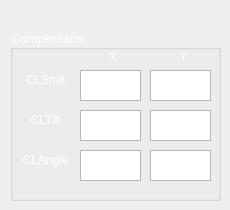
    <widget class="QWidget" name="tab_3">
     <attribute name="title">
      <string>Compensators</string>
     </attribute>
     <widget class="QGroupBox" name="groupBox_3">
      <property name="geometry">
       <rect>
        <x>10</x>
        <y>30</y>
        <width>211</width>
        <height>171</height>
       </rect>
      </property>
      <property name="styleSheet">
       <string notr="true">color: rgb(255, 255, 255);</string>
      </property>
      <property name="title">
       <string>Compensator</string>
      </property>
      <widget class="QLabel" name="label_30">
       <property name="geometry">
        <rect>
         <x>10</x>
         <y>40</y>
         <width>51</width>
         <height>20</height>
        </rect>
       </property>
       <property name="text">
        <string>CLShift</string>
       </property>
       <property name="alignment">
        <set>Qt::AlignCenter</set>
       </property>
      </widget>
      <widget class="QLabel" name="label_25">
       <property name="geometry">
        <rect>
         <x>80</x>
         <y>20</y>
         <width>47</width>
         <height>13</height>
        </rect>
       </property>
       <property name="text">
        <string>X</string>
       </property>
       <property name="alignment">
        <set>Qt::AlignCenter</set>
       </property>
      </widget>
      <widget class="QLabel" name="label_31">
       <property name="geometry">
        <rect>
         <x>150</x>
         <y>20</y>
         <width>47</width>
         <height>13</height>
        </rect>
       </property>
       <property name="text">
        <string>Y</string>
       </property>
       <property name="alignment">
        <set>Qt::AlignCenter</set>
       </property>
      </widget>
      <widget class="QLabel" name="label_32">
       <property name="geometry">
        <rect>
         <x>10</x>
         <y>80</y>
         <width>51</width>
         <height>20</height>
        </rect>
       </property>
       <property name="text">
        <string>CLTilt</string>
       </property>
       <property name="alignment">
        <set>Qt::AlignCenter</set>
       </property>
      </widget>
      <widget class="QLabel" name="label_33">
       <property name="geometry">
        <rect>
         <x>10</x>
         <y>120</y>
         <width>51</width>
         <height>20</height>
        </rect>
       </property>
       <property name="text">
        <string>CLAngle</string>
       </property>
       <property name="alignment">
        <set>Qt::AlignCenter</set>
       </property>
      </widget>
      <widget class="QTextEdit" name="CLTILTY">
       <property name="geometry">
        <rect>
         <x>140</x>
         <y>80</y>
         <width>61</width>
         <height>31</height>
        </rect>
       </property>
       <property name="styleSheet">
        <string notr="true">color: rgb(255, 255, 255);</string>
       </property>
      </widget>
      <widget class="QTextEdit" name="CLSHIFTY">
       <property name="geometry">
        <rect>
         <x>140</x>
         <y>40</y>
         <width>61</width>
         <height>31</height>
        </rect>
       </property>
       <property name="styleSheet">
        <string notr="true">color: rgb(255, 255, 255);</string>
       </property>
      </widget>
      <widget class="QTextEdit" name="CLANGLEY">
       <property name="geometry">
        <rect>
         <x>140</x>
         <y>120</y>
         <width>61</width>
         <height>31</height>
        </rect>
       </property>
       <property name="styleSheet">
        <string notr="true">color: rgb(255, 255, 255);</string>
       </property>
      </widget>
      <widget class="QTextEdit" name="CLSHIFTX">
       <property name="geometry">
        <rect>
         <x>70</x>
         <y>40</y>
         <width>61</width>
         <height>31</height>
        </rect>
       </property>
       <property name="styleSheet">
        <string notr="true">color: rgb(255, 255, 255);</string>
       </property>
      </widget>
      <widget class="QTextEdit" name="CLANGLEX">
       <property name="geometry">
        <rect>
         <x>70</x>
         <y>120</y>
         <width>61</width>
         <height>31</height>
        </rect>
       </property>
       <property name="styleSheet">
        <string notr="true">color: rgb(255, 255, 255);</string>
       </property>
      </widget>
      <widget class="QTextEdit" name="CLTILTX">
       <property name="geometry">
        <rect>
         <x>70</x>
         <y>80</y>
         <width>61</width>
         <height>31</height>
        </rect>
       </property>
       <property name="styleSheet">
        <string notr="true">color: rgb(255, 255, 255);</string>
       </property>
      </widget>
     </widget>
    </widget>
